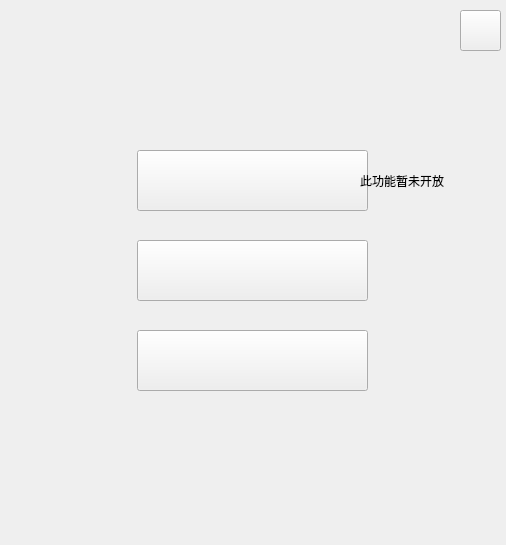
<?xml version="1.0" encoding="UTF-8"?>
<ui version="4.0">
 <class>menu</class>
 <widget class="QWidget" name="menu">
  <property name="geometry">
   <rect>
    <x>0</x>
    <y>0</y>
    <width>506</width>
    <height>545</height>
   </rect>
  </property>
  <property name="windowTitle">
   <string>Form</string>
  </property>
  <property name="styleSheet">
   <string notr="true">#menu{
border-image: url(:/new/pics/resouce/menu.png);
}
#pushButton{
border-image: url(:/new/pics/resouce/save.png);
}
#pushButton_2{
border-image: url(:/new/pics/resouce/exit.png);
}

#pushButton_2:hover{
	border-image: url(:/new/pics/resouce/exit_click.png);
}
#pushButton_3{
	border-image: url(:/new/pics/resouce/go_back.png);
}
#pushButton_3:hover{
	border-image: url(:/new/pics/resouce/go_back_click.png);
}
#exit{
	border-image: url(:/new/pics/resouce/exit_.png);
}
#exit:hover{
	border-image: url(:/new/pics/resouce/exit__click.png);
}</string>
  </property>
  <widget class="QPushButton" name="pushButton">
   <property name="geometry">
    <rect>
     <x>137</x>
     <y>150</y>
     <width>231</width>
     <height>61</height>
    </rect>
   </property>
   <property name="text">
    <string/>
   </property>
  </widget>
  <widget class="QPushButton" name="pushButton_2">
   <property name="geometry">
    <rect>
     <x>137</x>
     <y>240</y>
     <width>231</width>
     <height>61</height>
    </rect>
   </property>
   <property name="text">
    <string/>
   </property>
  </widget>
  <widget class="QPushButton" name="pushButton_3">
   <property name="geometry">
    <rect>
     <x>137</x>
     <y>330</y>
     <width>231</width>
     <height>61</height>
    </rect>
   </property>
   <property name="text">
    <string/>
   </property>
  </widget>
  <widget class="QLabel" name="label">
   <property name="geometry">
    <rect>
     <x>360</x>
     <y>170</y>
     <width>111</width>
     <height>21</height>
    </rect>
   </property>
   <property name="text">
    <string>此功能暂未开放</string>
   </property>
  </widget>
  <widget class="QPushButton" name="exit">
   <property name="geometry">
    <rect>
     <x>460</x>
     <y>10</y>
     <width>41</width>
     <height>41</height>
    </rect>
   </property>
   <property name="text">
    <string/>
   </property>
  </widget>
 </widget>
 <resources/>
 <connections/>
</ui>
